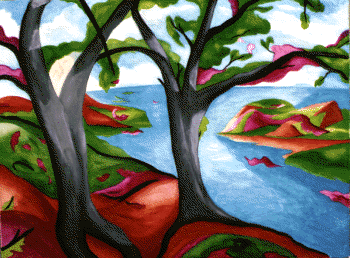
#> input picture hw3/hw3_ml_starter/trees.png, 350 x 258 px
$ python problem3.py
#> lines starting #> are read from the running program, lines starting #| are printed output that depends on the picture; after the words box and inside, x2 and y2 are one past the last pixel; in counts of white or black regions, pixels touching at a corner belong together
import numpy as np
from sklearn.cluster import KMeans
import cv2

K = [2, 6, 50]

# kmeans segmetation on img with cluster number k
def seg(img, k):

    # reshape the image into 2d array of pixel and channel
    reshaped = img.reshape(img.shape[0] * img.shape[1], img.shape[2])

    # performing the clustering of data points
    kmeans = KMeans(n_clusters = k, n_init = 40, max_iter = 500).fit(reshaped)

    # reshape the clustering result back to 2d array
    clustering = np.reshape(np.array(kmeans.labels_, dtype = np.uint8),
                            (img.shape[0], img.shape[1]))

    # regroup the data points by its label
    labels = sorted([n for n in range(k)],
                          key = lambda x: -np.sum(clustering == x))

    # reconstruct the picture with new color scheme
    newImg = np.zeros(img.shape[ : 2], dtype = np.uint8)
    for i, label in enumerate(labels):
        newImg[clustering == label] = int(255 / (k - 1)) * i

    # output new segmented picture
    cv2.imwrite(str(k) + "segmentation.png", newImg)

def main():
    image = cv2.imread("trees.png")
#> image is the input picture: shape (258, 350, 3); mean B, G, R 101.2, 108.3, 107.6
    # print image
    for k in K:
        seg(image, k)
#> this loop made 3 passes
#> labels in seg on passes 1 to 2: [1, 0], [0, 3, 1, 2, 4, 5]
#> pass 1, in seg, `clustering = np.reshape(np.array(kmeans.labels_, dtype = np.uint8), (i..`:
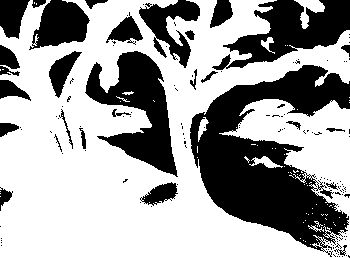
#> clustering: shape (258, 350); values 0 (black) and 1 (white), 63.2% white; 142 black regions (113 under 20 px), largest, box (x1, y1, x2, y2) and area: (190, 65, 350, 257) 14613, (85, 51, 178, 177) 5294, (212, 0, 350, 70) 4574
#> pass 2, in seg (call 2), `clustering = np.reshape(np.array(kmeans.labels_, dtype = np.uint8), (i..`:
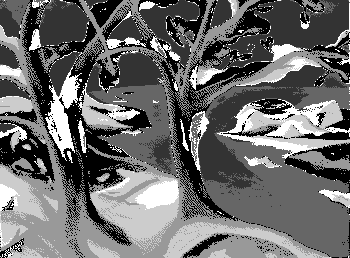
#> clustering: shape (258, 350); min 0, max 5, mean 2.1; drawn with min black and max white
#> pass 2, in seg (call 2), `cv2.imwrite(str(k) + "segmentation.png", newImg)`:
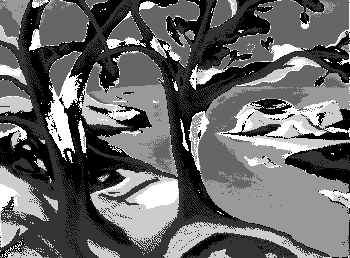
#> saved as 6segmentation.png: shape (258, 350); min 0, max 255, mean 103.3

if __name__ == "__main__":
    main()
